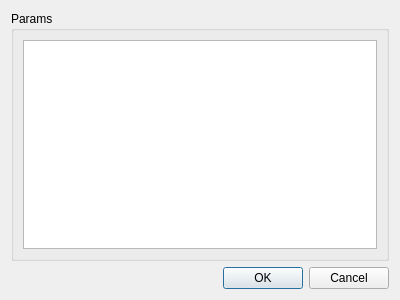
<?xml version="1.0" encoding="UTF-8"?>
<ui version="4.0">
 <class>QnstGraphicsBindDialog</class>
 <widget class="QDialog" name="QnstGraphicsBindDialog">
  <property name="geometry">
   <rect>
    <x>0</x>
    <y>0</y>
    <width>400</width>
    <height>300</height>
   </rect>
  </property>
  <property name="windowTitle">
   <string>Bind Params</string>
  </property>
  <layout class="QGridLayout" name="gridLayout">
   <item row="0" column="0">
    <widget class="QGroupBox" name="group">
     <property name="title">
      <string>Params</string>
     </property>
     <layout class="QGridLayout" name="gridLayout_2">
      <item row="0" column="0">
       <widget class="QTableView" name="table"/>
      </item>
     </layout>
    </widget>
   </item>
   <item row="1" column="0">
    <widget class="QDialogButtonBox" name="buttonBox">
     <property name="orientation">
      <enum>Qt::Horizontal</enum>
     </property>
     <property name="standardButtons">
      <set>QDialogButtonBox::Cancel|QDialogButtonBox::Ok</set>
     </property>
    </widget>
   </item>
  </layout>
 </widget>
 <resources/>
 <connections>
  <connection>
   <sender>buttonBox</sender>
   <signal>accepted()</signal>
   <receiver>QnstGraphicsBindDialog</receiver>
   <slot>accept()</slot>
   <hints>
    <hint type="sourcelabel">
     <x>248</x>
     <y>254</y>
    </hint>
    <hint type="destinationlabel">
     <x>157</x>
     <y>274</y>
    </hint>
   </hints>
  </connection>
  <connection>
   <sender>buttonBox</sender>
   <signal>rejected()</signal>
   <receiver>QnstGraphicsBindDialog</receiver>
   <slot>reject()</slot>
   <hints>
    <hint type="sourcelabel">
     <x>316</x>
     <y>260</y>
    </hint>
    <hint type="destinationlabel">
     <x>286</x>
     <y>274</y>
    </hint>
   </hints>
  </connection>
 </connections>
</ui>
